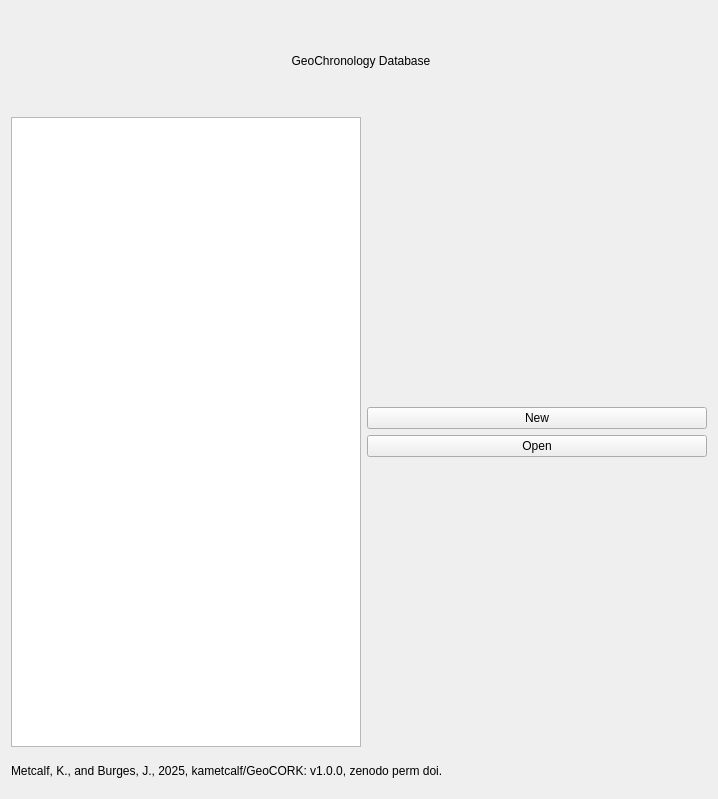
<?xml version="1.0" encoding="UTF-8"?>
<ui version="4.0">
 <class>Form</class>
 <widget class="QWidget" name="Form">
  <property name="geometry">
   <rect>
    <x>0</x>
    <y>0</y>
    <width>718</width>
    <height>799</height>
   </rect>
  </property>
  <property name="minimumSize">
   <size>
    <width>700</width>
    <height>0</height>
   </size>
  </property>
  <property name="maximumSize">
   <size>
    <width>718</width>
    <height>16777215</height>
   </size>
  </property>
  <property name="windowTitle">
   <string>Form</string>
  </property>
  <layout class="QVBoxLayout" name="verticalLayout_2">
   <item>
    <widget class="QLabel" name="label">
     <property name="minimumSize">
      <size>
       <width>700</width>
       <height>100</height>
      </size>
     </property>
     <property name="maximumSize">
      <size>
       <width>700</width>
       <height>100</height>
      </size>
     </property>
     <property name="text">
      <string>GeoChronology Database</string>
     </property>
     <property name="alignment">
      <set>Qt::AlignCenter</set>
     </property>
    </widget>
   </item>
   <item>
    <layout class="QHBoxLayout" name="horizontalLayout_2">
     <item>
      <widget class="QListWidget" name="listWidget">
       <property name="minimumSize">
        <size>
         <width>150</width>
         <height>200</height>
        </size>
       </property>
       <property name="maximumSize">
        <size>
         <width>350</width>
         <height>16777215</height>
        </size>
       </property>
       <property name="resizeMode">
        <enum>QListView::Adjust</enum>
       </property>
      </widget>
     </item>
     <item>
      <layout class="QVBoxLayout" name="verticalLayout">
       <item>
        <spacer name="verticalSpacer_3">
         <property name="orientation">
          <enum>Qt::Vertical</enum>
         </property>
         <property name="sizeHint" stdset="0">
          <size>
           <width>100</width>
           <height>40</height>
          </size>
         </property>
        </spacer>
       </item>
       <item>
        <widget class="QPushButton" name="newdatabase_button">
         <property name="text">
          <string>New</string>
         </property>
        </widget>
       </item>
       <item>
        <widget class="QPushButton" name="opendatabase_button">
         <property name="text">
          <string>Open</string>
         </property>
        </widget>
       </item>
       <item>
        <spacer name="verticalSpacer_4">
         <property name="orientation">
          <enum>Qt::Vertical</enum>
         </property>
         <property name="sizeHint" stdset="0">
          <size>
           <width>20</width>
           <height>40</height>
          </size>
         </property>
        </spacer>
       </item>
      </layout>
     </item>
    </layout>
   </item>
   <item>
    <layout class="QHBoxLayout" name="horizontalLayout_4">
     <item>
      <widget class="QLabel" name="label_2">
       <property name="text">
        <string>Metcalf, K., and Burges, J., 2025, kametcalf/GeoCORK: v1.0.0, zenodo perm doi.</string>
       </property>
      </widget>
     </item>
     <item>
      <widget class="QPushButton" name="github_button">
       <property name="minimumSize">
        <size>
         <width>35</width>
         <height>35</height>
        </size>
       </property>
       <property name="maximumSize">
        <size>
         <width>35</width>
         <height>35</height>
        </size>
       </property>
       <property name="styleSheet">
        <string notr="true">border: none</string>
       </property>
       <property name="text">
        <string/>
       </property>
      </widget>
     </item>
    </layout>
   </item>
  </layout>
 </widget>
 <resources/>
 <connections/>
</ui>
